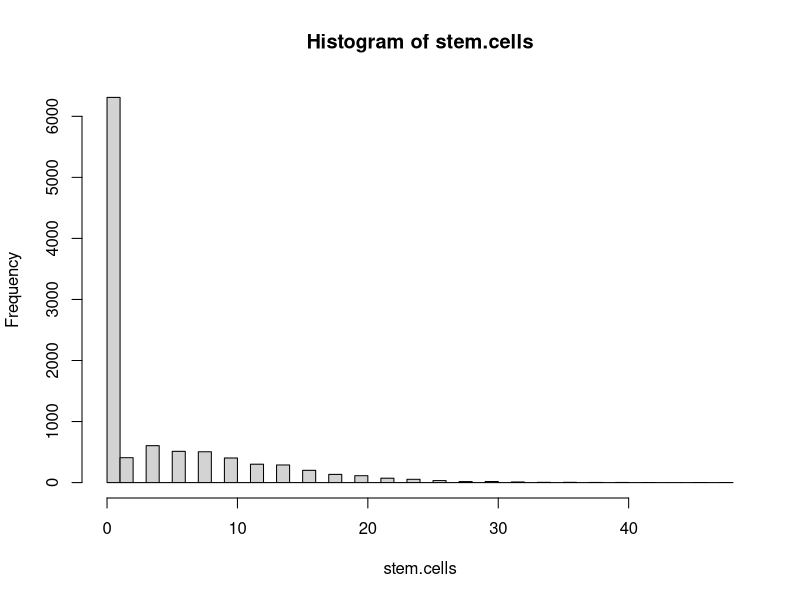

Source code (R):
#R Program to Monte Carlo stem cell proliferation model
stem.cells <- c(0)
n.trials <- 10000
n.gens <- 7
p.div <- 0.6
for (i.trial in 1:n.trials) {   # Loop over Monte Carlo Trials  
  n.stem.curr <- 1
  n.stem.next <- 0
  for (i.gen in 1:n.gens) {     # Loop over generations
  	for (i.cell in 1:n.stem.curr) {
  		if (p.div > runif(1)) {
  			n.stem.next <- n.stem.next+2
  		}
  	}
        n.stem.curr <- n.stem.next
    n.stem.next <- 0
    if (n.stem.curr==0) {
      break
    }
  }
  stem.cells[i.trial] <- n.stem.curr
}
hist(stem.cells, breaks=50)
output<-sprintf("Mean # cells at %3d gens=%7.2f\n",n.gens, mean(stem.cells))
cat(output)
